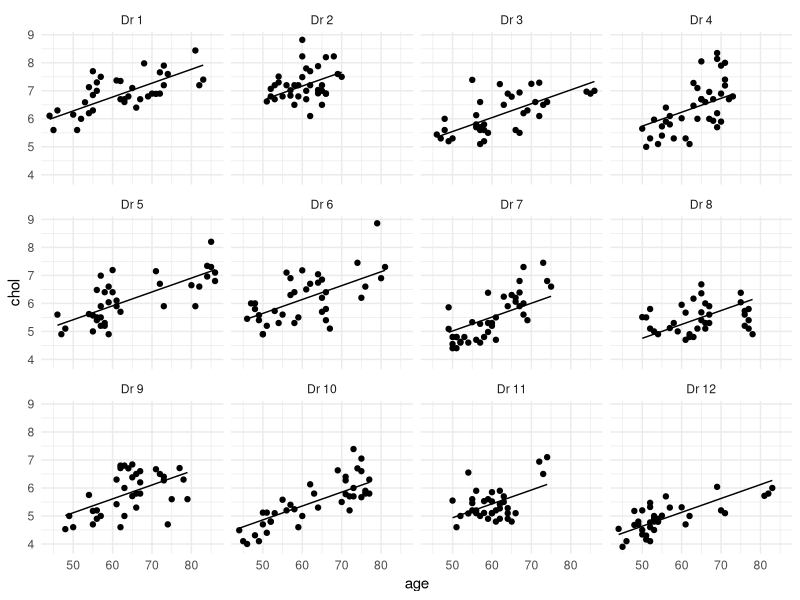
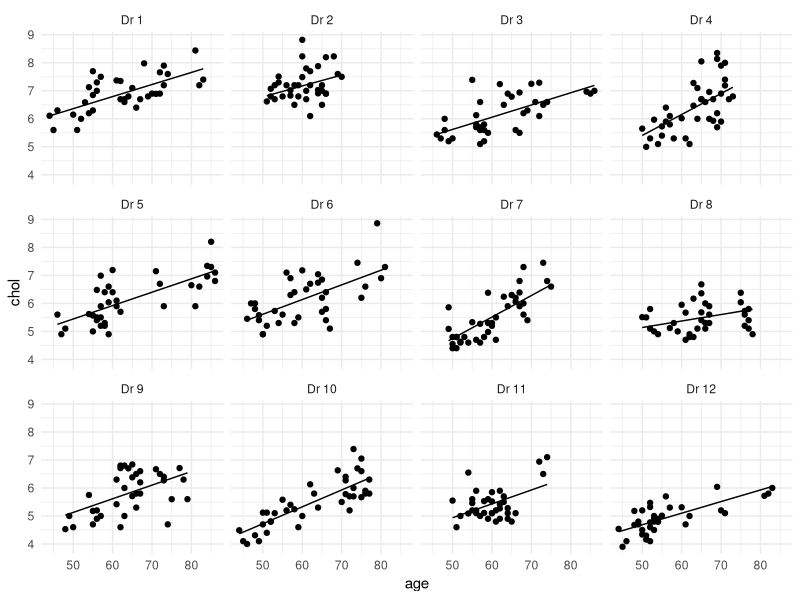

R code for these plots, in order:
## ---- chunk 1
#| echo: false

library(tidyverse)
library(nlme)

data_chol <- read_csv("assets/cholesterol.csv")
## ---- chunk 2
#| echo: true
#| eval: true
model_random_intercept <- lme(chol ~ age, random = ~ 1 | doctor, data = data_chol)
summary(model_random_intercept)
## ---- chunk 3
#| echo: false
#| eval: true
#| fig-align: "center"
data_chol |>
  mutate(
    doctor_name = factor(str_c("Dr ", doctor), levels = str_c("Dr ", 1:12)),
    .fitted = fitted(model_random_intercept)
  ) |>
  ggplot(aes(x = age)) +
  geom_point(aes(y = chol)) +
  geom_line(aes(y = .fitted)) +
  facet_wrap(~doctor_name) +
  theme_minimal()
## ---- chunk 4
#| echo: true
#| eval: true
VarCorr(model_random_intercept)
## ---- chunk 5
#| echo: true
#| eval: true
model_random_slope <- lme(chol ~ age, random = ~ 1 + age | doctor, data = data_chol)
summary(model_random_slope)
## ---- chunk 6
#| echo: false
#| eval: true
#| fig-align: "center"
data_chol |>
  mutate(
    doctor_name = factor(str_c("Dr ", doctor), levels = str_c("Dr ", 1:12)),
    .fitted = fitted(model_random_slope)
  ) |>
  ggplot(aes(x = age)) +
  geom_point(aes(y = chol)) +
  geom_line(aes(y = .fitted)) +
  facet_wrap(~doctor_name) +
  theme_minimal()
## ---- chunk 7
#| echo: false
#| eval: true
head(data_chol)
## ---- chunk 8
#| echo: true
#| eval: true
model_random_cov <- lme(chol ~ age + agedoc, random = ~ 1 + age | doctor, data = data_chol)
summary(model_random_cov)
## ---- chunk 9
#| echo: true
#| eval: true
anova(model_random_intercept, model_random_slope)
## ---- chunk 10
#| echo: true
#| eval: true
anova(model_random_slope, model_random_cov)
